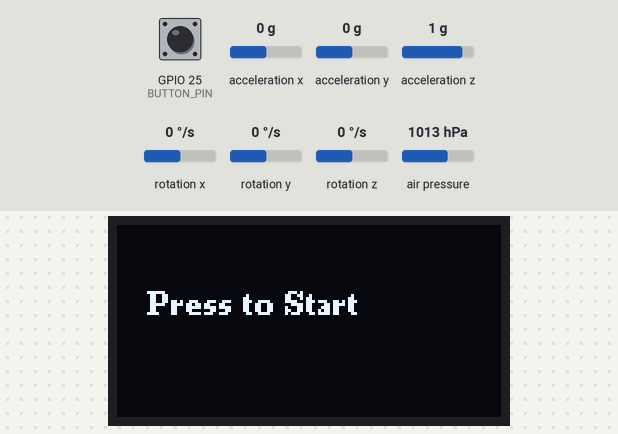
The sketch below on a simulated ESP32. Shown: 128×64 one-colour display. The inputs (shaded band) are chosen by the test bench; at power-on: GPIO 25 (BUTTON_PIN) HIGH, acceleration z 1 g, air pressure 1013 hPa, acceleration x 0 g, acceleration y 0 g, rotation x 0 °/s, rotation y 0 °/s, rotation z 0 °/s.

Above: at 1.2 s.
1.3 s: GPIO 25 (BUTTON_PIN) pulled LOW for 0.15 s
At 2.2 s:
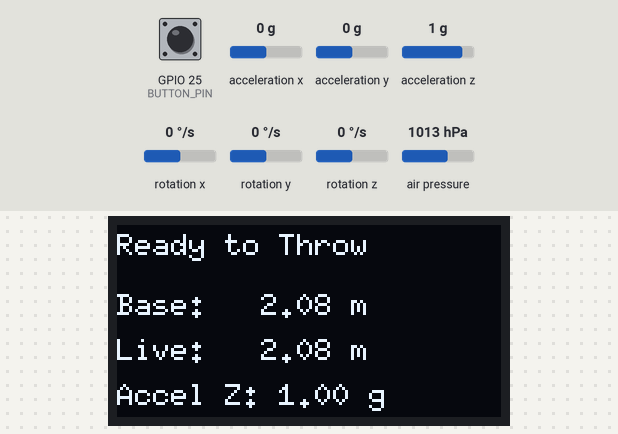
2.9 s: acceleration z set to -1.4 g
At 3.7 s:
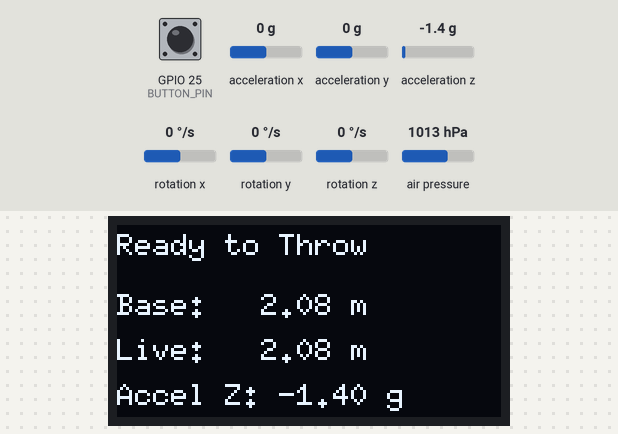
4.4 s: air pressure set to 952 hPa
At 5.0 s:
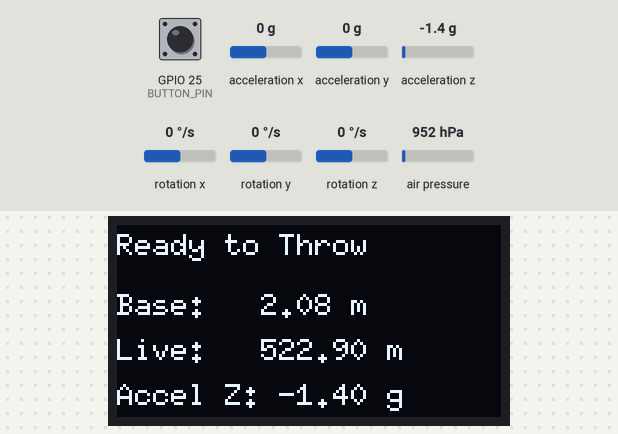
6.0 s: acceleration z set to -0.8 g
At 7.3 s:
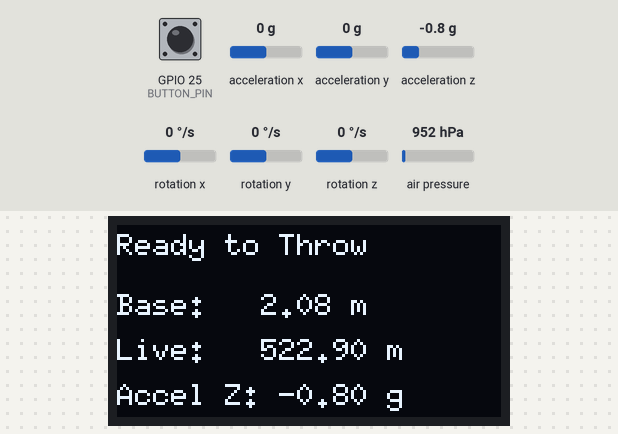
7.6 s: air pressure set to 975 hPa
At 8.8 s:
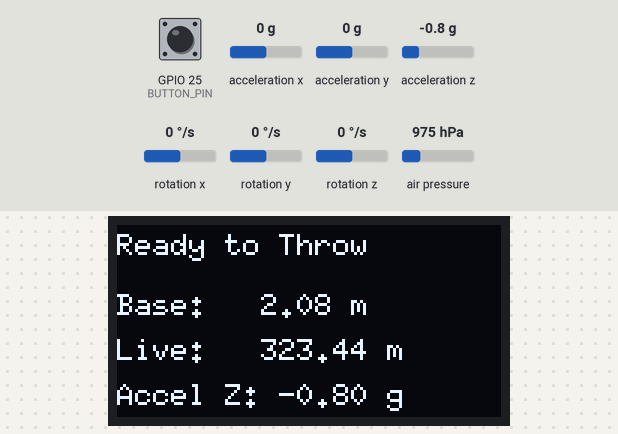
Timing chart, 0 to 10.2 s (numbered marks = the images above; inputs shaded):
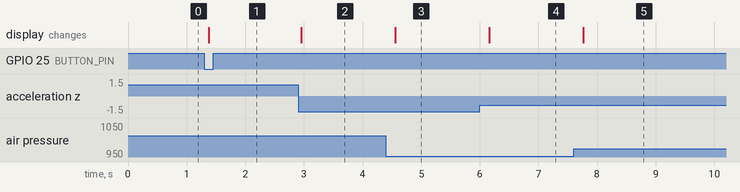

Measured:
- after the input at 1.3 s, the display: changes after 0.08 s (image 1)
- after the input at 2.9 s, the display: changes after 0.06 s (image 2)
- after the input at 4.4 s, the display: changes after 0.16 s (image 3)
- after the input at 6.0 s, the display: changes after 0.16 s (image 4)
- after the input at 7.6 s, the display: changes after 0.16 s (image 5)

The sketch:

simple-ball.ino
```cpp
#include <Wire.h>
#include <U8g2lib.h>
#include <Adafruit_BMP280.h>
#include <MPU6050.h>

#define SDA_PIN 21
#define SCL_PIN 22
#define BUTTON_PIN 25

U8G2_SSD1306_128X64_NONAME_F_HW_I2C u8g2(U8G2_R0, U8X8_PIN_NONE);
Adafruit_BMP280 bmp;
MPU6050 mpu;

enum AppState { HOME, READY_TO_THROW, THROWING, SHOW_RESULT };
AppState state = HOME;

bool throwStarted = false;
float baselineAltitude = 0;
float peakAltitude = 0;
unsigned long throwStartTime;
unsigned long peakTime;
unsigned long lastTelemetryUpdate = 0;

void setup() {
  Serial.begin(115200);
  Wire.begin(SDA_PIN, SCL_PIN);
  pinMode(BUTTON_PIN, INPUT_PULLUP);

  u8g2.begin();

  if (!bmp.begin(0x76)) {
    Serial.println("BMP280 not found!");
    while (1);
  }

  bmp.setSampling(Adafruit_BMP280::MODE_NORMAL,
                  Adafruit_BMP280::SAMPLING_X16,
                  Adafruit_BMP280::SAMPLING_X16,
                  Adafruit_BMP280::FILTER_X16,
                  Adafruit_BMP280::STANDBY_MS_1);

  mpu.initialize();
  showHomeScreen();
}

void loop() {
  static bool lastButtonState = HIGH;
  bool currentButtonState = digitalRead(BUTTON_PIN);

  if (lastButtonState == HIGH && currentButtonState == LOW) {
    delay(50); // debounce

    if (state == HOME) {
      state = READY_TO_THROW;
      baselineAltitude = bmp.readAltitude(1013.25);
      lastTelemetryUpdate = millis();
      showReadyTelemetry();
    } else if (state == SHOW_RESULT) {
      state = HOME;
      showHomeScreen();
    }
  }
  lastButtonState = currentButtonState;

  if (state == READY_TO_THROW && !throwStarted) {
    // Show telemetry live
    if (millis() - lastTelemetryUpdate >= 200) {
      showReadyTelemetry();
      lastTelemetryUpdate = millis();
    }

    // Detect throw
    int16_t ax, ay, az;
    mpu.getAcceleration(&ax, &ay, &az);
    float az_g = az / 16384.0;
    if (az_g > 1.5) {
      throwStarted = true;
      throwStartTime = millis();
      peakAltitude = baselineAltitude;
      showThrowStarted();
      state = THROWING;
    }
  }

  if (state == THROWING) {
    float currentAlt = bmp.readAltitude(1013.25);
    if (currentAlt > peakAltitude) {
      peakAltitude = currentAlt;
      peakTime = millis();
    } else {
      float verticalDistance = peakAltitude - baselineAltitude;
      float timeToPeak = (peakTime - throwStartTime) / 1000.0;
      float verticalSpeed = verticalDistance / timeToPeak;

      showResult(verticalDistance, verticalSpeed);
      throwStarted = false;
      state = SHOW_RESULT;
    }
    delay(50);
  }
}

void showHomeScreen() {
  u8g2.clearBuffer();
  u8g2.setFont(u8g2_font_ncenB08_tr);
  u8g2.drawStr(10, 30, "Press to Start");
  u8g2.sendBuffer();
}

void showReadyTelemetry() {
  float currentAlt = bmp.readAltitude(1013.25);
  int16_t ax, ay, az;
  mpu.getAcceleration(&ax, &ay, &az);
  float az_g = az / 16384.0;

  char buf1[24], buf2[24], buf3[24];
  sprintf(buf1, "Base:   %.2f m", baselineAltitude);
  sprintf(buf2, "Live:   %.2f m", currentAlt);
  sprintf(buf3, "Accel Z: %.2f g", az_g);

  u8g2.clearBuffer();
  u8g2.setFont(u8g2_font_6x10_tr);
  u8g2.drawStr(0, 10, "Ready to Throw");
  u8g2.drawStr(0, 30, buf1);
  u8g2.drawStr(0, 45, buf2);
  u8g2.drawStr(0, 60, buf3);
  u8g2.sendBuffer();
}

void showThrowStarted() {
  u8g2.clearBuffer();
  u8g2.setFont(u8g2_font_ncenB08_tr);
  u8g2.drawStr(10, 30, "Throw Started!");
  u8g2.sendBuffer();
}

void showResult(float dist, float speed) {
  char buffer1[20];
  char buffer2[20];
  sprintf(buffer1, "Height: %.2f m", dist);
  sprintf(buffer2, "Speed: %.2f m/s", speed);

  u8g2.clearBuffer();
  u8g2.setFont(u8g2_font_ncenB08_tr);
  u8g2.drawStr(0, 20, "Result:");
  u8g2.drawStr(0, 40, buffer1);
  u8g2.drawStr(0, 60, buffer2);
  u8g2.sendBuffer();
}
```
